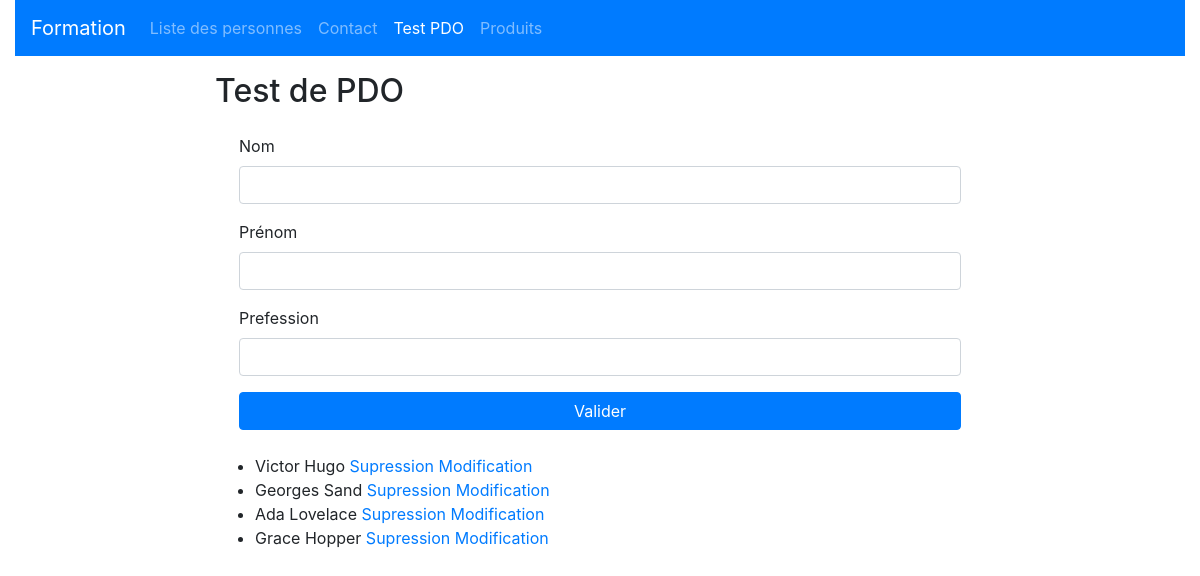
The app's page /?page=pdo with its own data.
### tables this page shows
CREATE TABLE persons (
    id SMALLINT UNSIGNED AUTO_INCREMENT,
    person_name VARCHAR(30) NOT NULL,
    first_name VARCHAR(30),
    profession_id TINYINT UNSIGNED NOT NULL,
    PRIMARY KEY (id),
    CONSTRAINT persons_to_professions
        FOREIGN KEY (profession_id)
        REFERENCES professions(id)
);

### controllers/pdoController.php (called while the page is built, shortened)
<?php
$pdo = getPDO();
$person = [];
try{
    $personList = getDataFromQuery("SELECT * FROM persons", $pdo);
    $pageTitle = "Test de PDO";
} catch (PDOException $e){
    $pageTitle = "Erreur";
    $errorMessage = "Une erreur empêche la requête sur la base de données";
    $content = "../views/pdo.php";
}
require "../views/baseLayout.php";

### www/index.php (called while the page is built, shortened)
<?php
require "../config.php";
require "../libs/database.php";
$controller = filter_input(INPUT_GET, "page") ?? "home";
$url = "../controllers/{$controller}Controller.php";
require $url;

### config.php (called while the page is built, shortened)
<?php
$navbarLinks = [
    "Liste des personnes" => "personList",
    "Contact" => "contact",
    "Test PDO" => "pdo",
    "Produits" => "product"
];

### libs/database.php (called while the page is built, shortened)
<?php
function getDataFromQuery($sql, $pdo): Array {
    $request = $pdo->query($sql);
    $data = $request->fetchAll(PDO::FETCH_ASSOC);
    return $data;
}

### views/pdo.php (the view)
<h2><?= $pageTitle ?></h2>
<form method="POST" class="m-4">
    <div class="form-group">
        <label>Nom</label>
        <input type="text" class="form-control" name="personName" value="<?= $person["person_name"] ?? "" ?>">
    </div>
    <div class="form-group">
        <label>Prénom</label>
        <input type="text" class="form-control" name="firstName" value="<?= $person["first_name"] ?? "" ?>">
    </div>
    <div class="form-group">
        <label>Prefession</label>
        <input type="text" class="form-control" name="profession" value="<?= $person["profession"] ?? "" ?>">
    </div>
    <button type="submit" name="submit" class="btn btn-primary btn-block">
        Valider
    </button>
</form>
<ul>
    <?php foreach($personList as $person): ?>
        <li>
        <?= $person["first_name"] ?> <?= $person["person_name"] ?>
        <a href="/?page=personDelete&id=<?=$person['id']?>">
            Supression
        </a>
        <a href="/?page=pdo&id=<?=$person['id']?>">
            Modification
        </a>
        </li>
    <?php endforeach ?>
</ul>

### views/baseLayout.php (shortened to what this page needs)
<!DOCTYPE html>
<html lang="fr">
<head>
    <link   rel="stylesheet" href="https://stackpath.bootstrapcdn.com/bootstrap/4.4.1/css/bootstrap.min.css">
</head>
<body class="container-fluid">
    <?php require "../views/navbar.php" ?>
    <div class="row justify-content-center mt-3">
        <div class="col-md-8">
            <?php require $content ?>
        </div>
    </div>
</body>
</html>

### views/navbar.php (shortened to what this page needs)
<nav class="navbar navbar-expand-lg navbar-dark bg-primary">
    <a class="navbar-brand" href="/?page=home">Formation</a>
  <div class="collapse navbar-collapse" id="navbarSupportedContent">
    <ul class="navbar-nav mr-auto">
        <?php foreach ($navbarLinks as $label => $link): ?>
            <li class="nav-item <?= $controller=="$link"? "active":""?>">
                <a class="nav-link" href="/?page=<?= $link ?>"><?= $label ?></a>
            </li>
        <?php endforeach ?>
    </ul>
  </div>
</nav>

### records on screen
persons: first_name "Victor", person_name "Hugo"
persons: first_name "Georges", person_name "Sand"
persons: first_name "Ada", person_name "Lovelace"
persons: first_name "Grace", person_name "Hopper"

### other values on screen
$label "Liste des personnes"
$label "Contact"
$label "Test PDO"
$label "Produits"
$pageTitle "Test de PDO"
